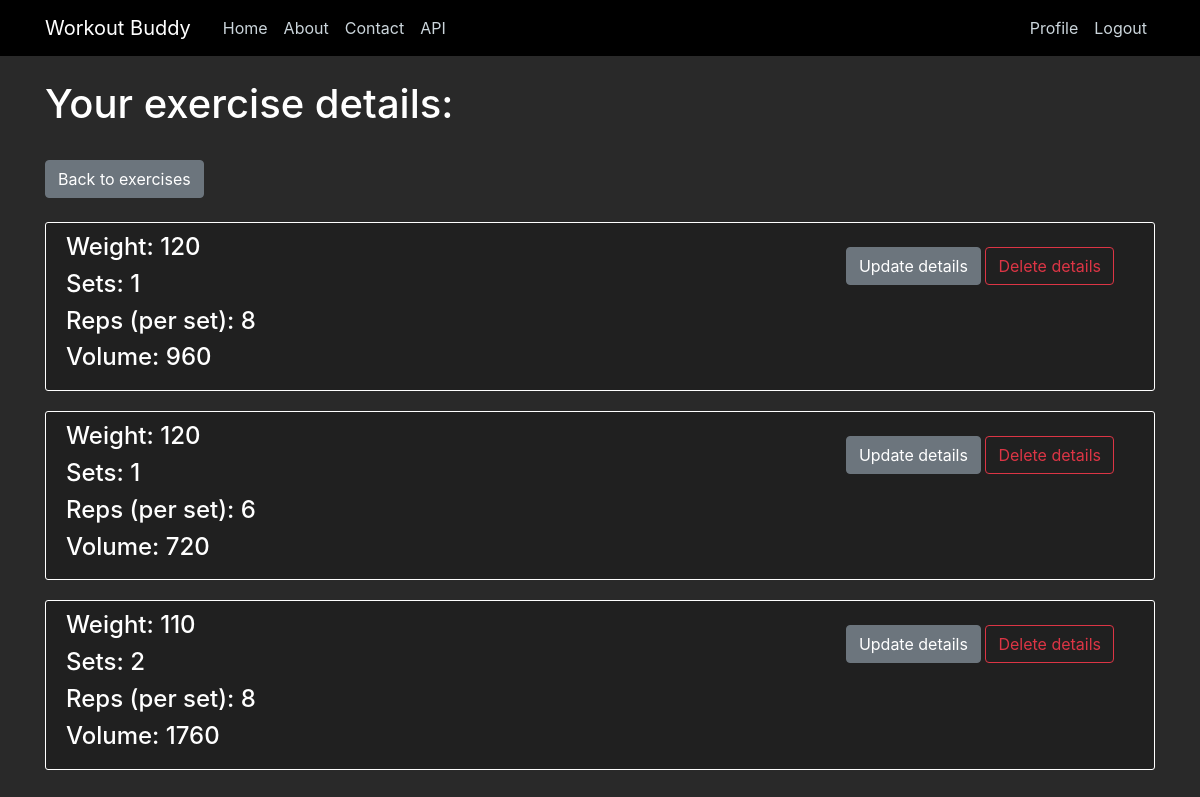
Page /workouts/30/exercises/11/details/ (signed in) on the committed database.
### exercisesdetails/models.py (models this page shows, shortened)
class ExercisesDetails(models.Model):
    exercise_id = models.ForeignKey(Exercises, default=None, on_delete=models.CASCADE) #delete exercise details if exercise it is associated with is deleted.
    weight = models.IntegerField()
    set_amount = models.IntegerField()
    total_reps = models.IntegerField()
    volume = models.IntegerField(default=0) #is able to be null or blank. Will be auto filled in by after exercises details are inputted.

### exercisesdetails/views.py (the view)
# urls.py: path('workouts/<int:pk>/exercises/<int:exercisepk>/details/', ExercisesDetailsListView.as_view(), name='exercise-exercisesdetails'),
class ExercisesDetailsListView(LoginRequiredMixin, UserPassesTestMixin, ListView):
    model = ExercisesDetails
    template_name = 'exercisesdetails/exercisesdetails.html'
    context_object_name = 'exercisesdetails'
    def get_queryset(self):
        exercisepk = self.kwargs['exercisepk']
        exercise = Exercises.objects.get(pk=exercisepk)
        queryset = ExercisesDetails.objects.filter(exercise_id=exercisepk)
        return queryset.order_by('-weight') #order by heaviest weight
    def test_func(self):
        username = Exercises.objects.get(pk=self.kwargs['exercisepk']).workout_id.username
        if self.request.user == username:
            return True
        else:
            return False

### exercisesdetails/templates/exercisesdetails/exercisesdetails.html (shortened to what this page needs)
{% extends "main/base.html" %}
{% block content %}
    {% if user.is_authenticated %}
    <h1>Your exercise details: </h1>
    <br />
        {% if exercisesdetails.0 is None %}
            <h2>Add some exercise details!</h2>
            <a class="btn btn-secondary" href="{% url 'workouts' %}">Back to workouts</a>
            <a class="btn btn-secondary" href="new/">Add exercise details</a>
        {% else %}
          <a class="btn btn-secondary" href="{% url 'workout-exercises' exercisesdetails.0.exercise_id.workout_id.id %}">Back to exercises</a>
        {% endif %}
        <br /><br />
        {% for exercisedetails in exercisesdetails %}
            <div class="content-section">
                {% if not request.user_agent.is_mobile %}
                    <div class="button-section float-right">
                        <a class="btn btn-secondary mt-1 mb-1" href="{% url 'exercisesdetails-update' exercisedetails.exercise_id.workout_id.id exercisedetails.exercise_id.id exercisedetails.id %}">Update details</a>
                        <a class="btn btn-outline-danger" href="{% url 'exercisesdetails-delete' exercisedetails.exercise_id.workout_id.id exercisedetails.exercise_id.id exercisedetails.id %}">Delete details</a>
                    </div>
                    <h4>Weight: {{ exercisedetails.weight }}</h4>
                    <h4>Sets: {{ exercisedetails.set_amount }}</h4>
                    <h4>Reps (per set): {{ exercisedetails.total_reps }}</h4>
                    <h4>Volume: {{ exercisedetails.volume }} </h4>
                {% endif %}
            </div>
        {% endfor %}
    {% else %}
        <h2>Login to view or edit your workouts</h2>
        <a href="{% url 'login' %}">Login</a>
        <br />
        <h2>Or register if you don't have an account to log into</h2>
        <a href="{% url 'register' %}">Register now!</a>
    {% endif %}
{% endblock content %}

### main/static/main/main.css (style rules this page uses)
body { background: #292929; color: #333333; margin-top: 5rem; }
h1, h2, h3, h4, h5, h6 { color: #ffffff; }
.button-section { background: #202020; padding: 10px 20px; border-radius: 3px; margin-bottom: 20px; }
.content-section { background: #202020; padding: 10px 20px; border: 1px solid #ffffff; border-radius: 3px; margin-bottom: 20px; }

### rows in the picture
ExercisesDetails: weight "120", set_amount "1", total_reps "8", volume "960"
ExercisesDetails: weight "120", set_amount "1", total_reps "6", volume "720"
ExercisesDetails: weight "110", set_amount "2", total_reps "8", volume "1760"
